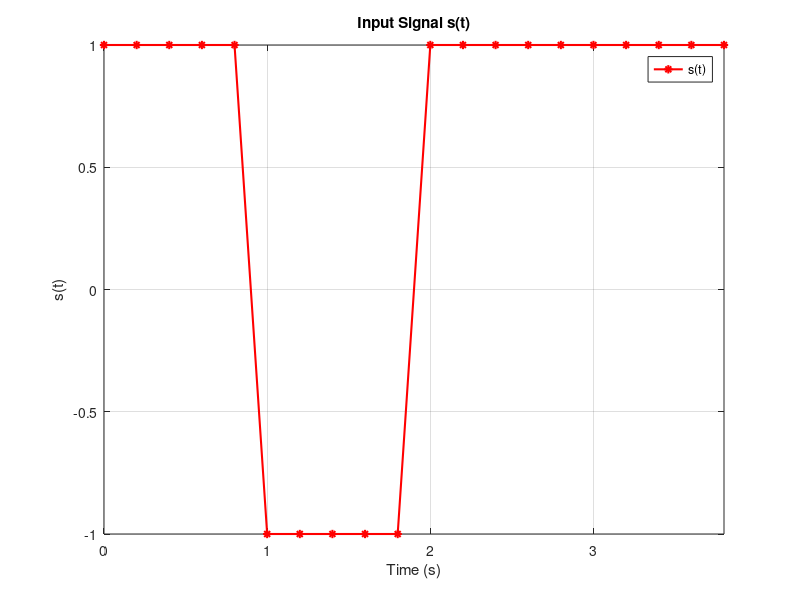
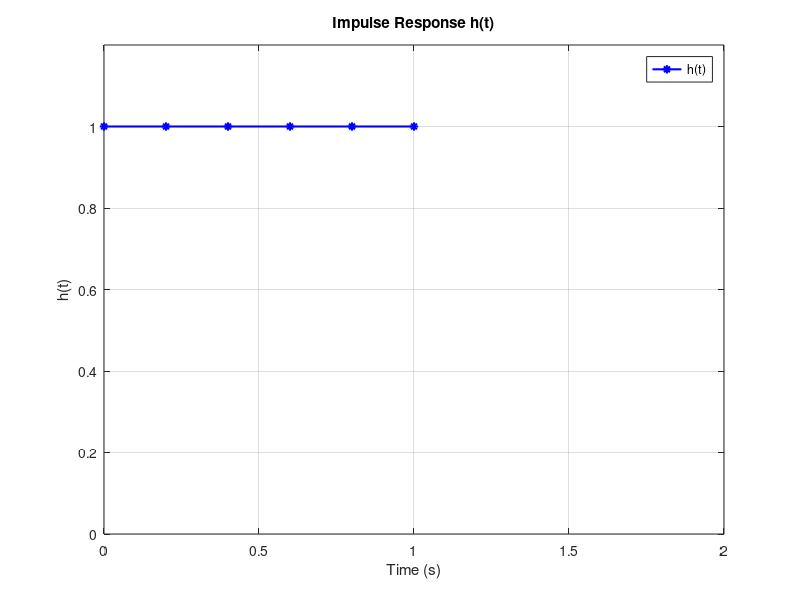
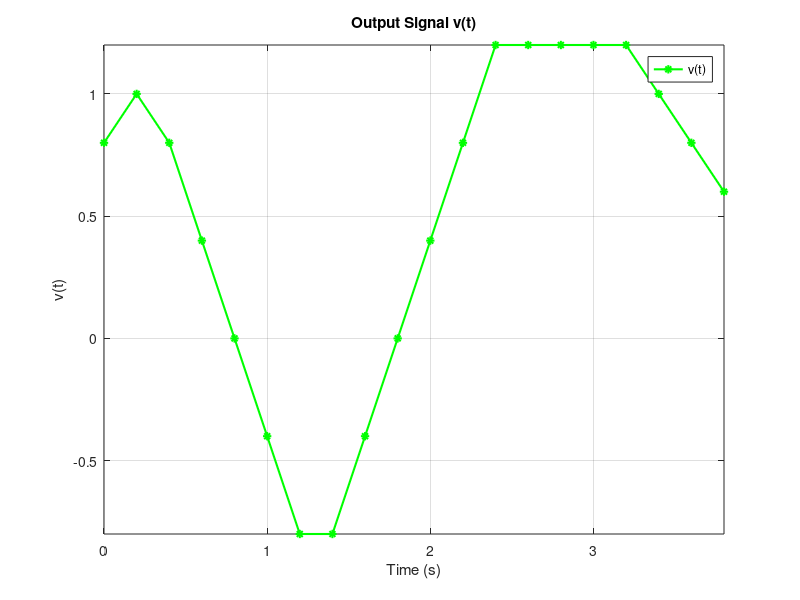

Source code (MATLAB) for these figures, in order:
clc; clear; close all;

% Step 1: Set fixed random seed for reproducibility
rng(123);

% Step 2: Generate random N
N = floor(rand * 20 + 4); %
T = 1;
Ts = T / N;

% Step 3: Generate h(t) = p(t) (Unit pulse from 0 to T)
t_h = 0:Ts:T; 
h = ones(size(t_h)); 

% Step 4: Define input signal s(t)
t_s = 0:Ts:4*T-Ts;
s = [ones(1, N), -ones(1, N), ones(1, N), ones(1, N)];

% Step 5: Pass s(t) through h(t) (convolution)
v = conv(s, h, 'same') * Ts; 
t_v = t_s;

% Plot Input Signal s(t)
figure;
plot(t_s, s, 'r-*', 'LineWidth', 1.5);
xlabel('Time (s)'); ylabel('s(t)');
title('Input Signal s(t)');
legend('s(t)');
grid on;
xlim([0 max(t_v)]);

% Plot Impulse Response h(t) (Keep h(t) the Same, Extend x-Axis to 2 sec)
figure;
plot(t_h, h, 'b-*', 'LineWidth', 1.5);
xlabel('Time (s)'); ylabel('h(t)');
title('Impulse Response h(t)');
legend('h(t)');
grid on;
xlim([0 2]);
ylim([0 1.2]);

% Plot Output Signal v(t)
figure;
plot(t_s, v, 'g-*', 'LineWidth', 1.5);
xlabel('Time (s)'); ylabel('v(t)');
title('Output Signal v(t)');
legend('v(t)');
grid on;
xlim([0 max(t_v)]);
ylim([min(v) max(v)]); 

% Print important values
fprintf('Chosen N: %d\n', N);
fprintf('Sampling Interval Ts: %.4f seconds\n', Ts);
